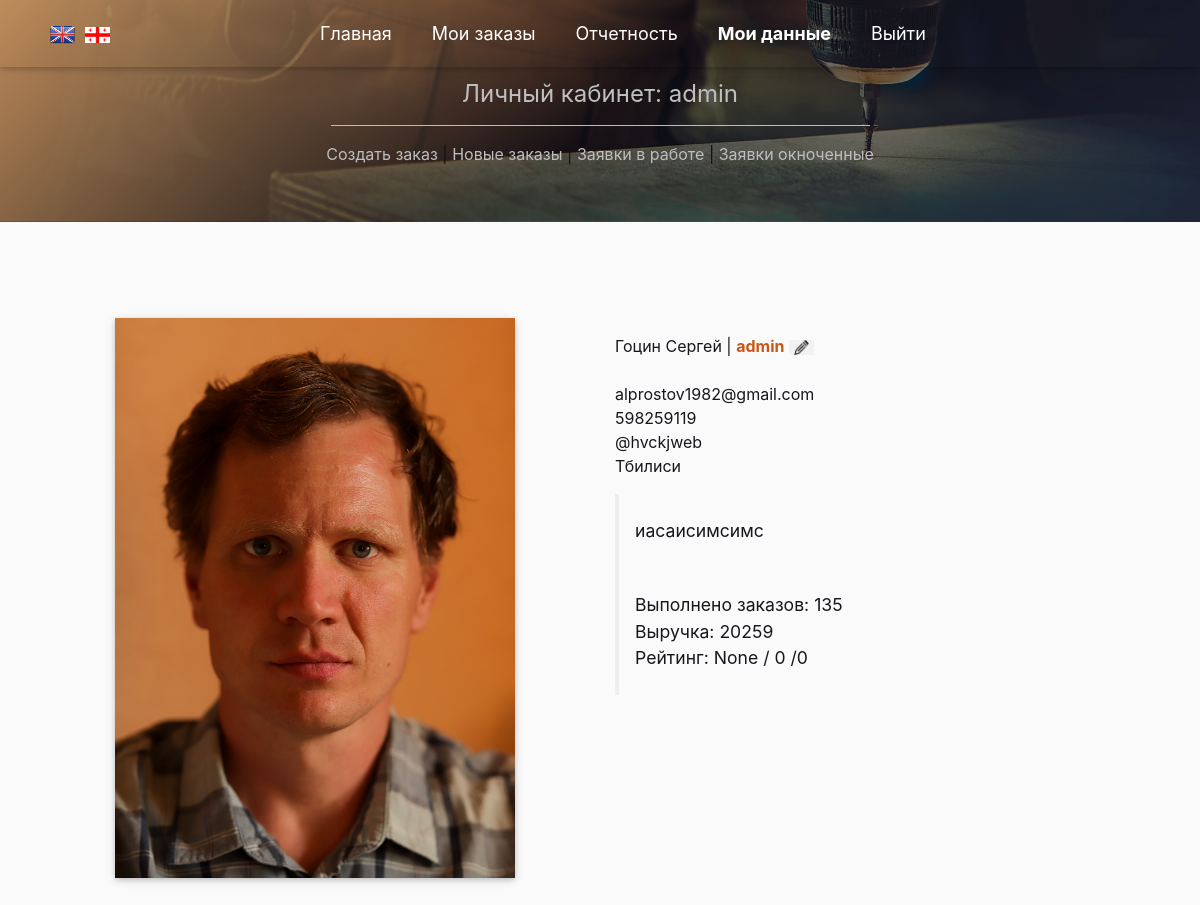
The page /user/51 (signed in) on the database as committed earlier.
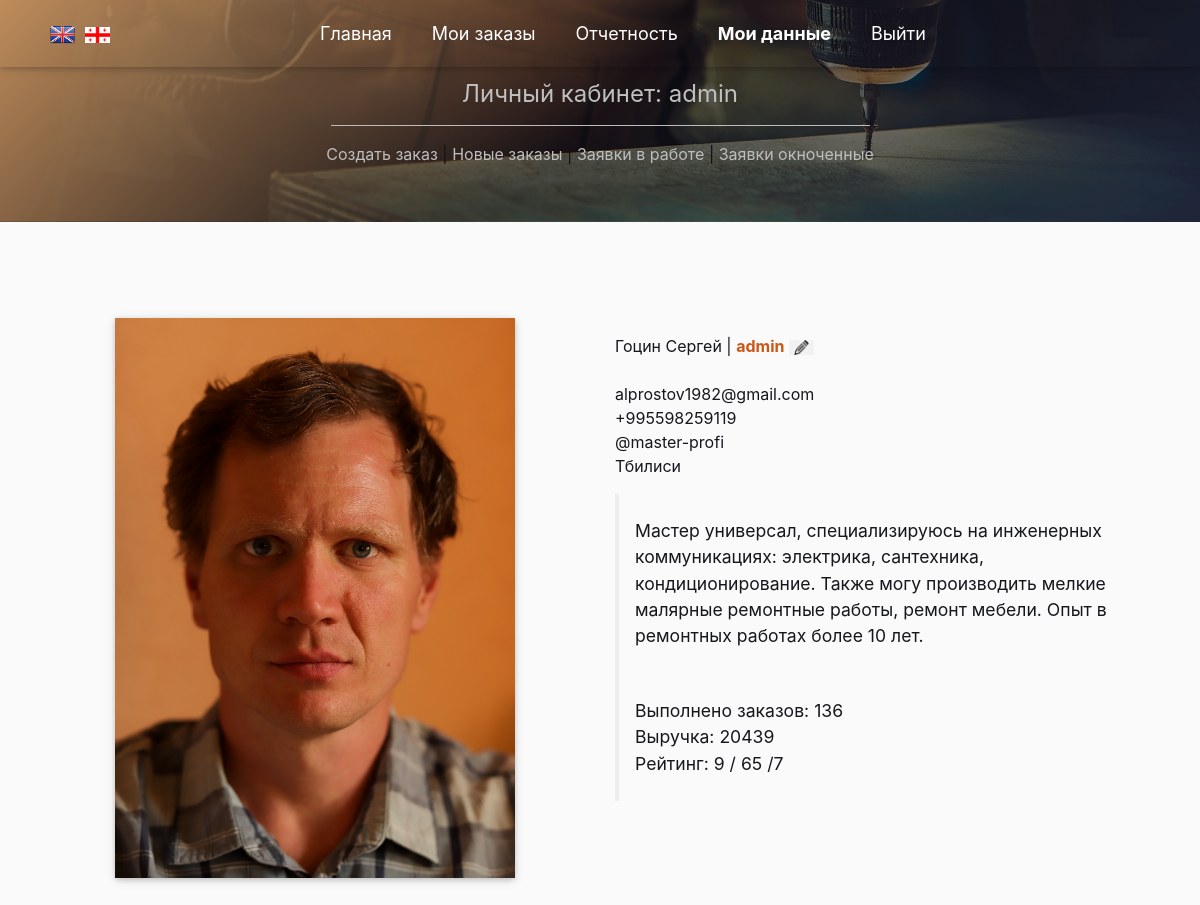
The same page on the database as committed later.
### app_site/models.py (models this page shows, shortened)
class RepairerList(models.Model):
    phone = models.CharField(validators=[phoneNumberRegex], max_length=16, unique=True, verbose_name='Телефон',
                             null=True, blank=True,)
    telegram = models.CharField(max_length=25, unique=True, verbose_name='Телеграм',
                             null=True, blank=True, )
    city = models.CharField(max_length=2, choices=CITY_CHOICES, default='TB')
    profile = models.CharField(max_length=1500, null=True, blank=True, verbose_name='О себе:')
    foto = models.ImageField(upload_to="images/", null=True, blank=True, verbose_name='Фотография:')
    rating_sum = models.IntegerField(default=0, blank=True, null=True)
    rating_num = models.IntegerField(default=0, blank=True, null=True)
    user = models.OneToOneField(User, on_delete=models.CASCADE, blank=True, null=True)
    class Meta:
        verbose_name = 'Мастера'
        verbose_name_plural = 'Мастера'

### app_site/views.py (the view)
# urls.py: path('user/<int:pk>', UserDetailInformation.as_view(), name='user'),
class UserDetailInformation(LoginRequiredMixin, DetailView):
    model = User
    template_name = 'repaier_update.html'
    form_class = UserRegisterForm
    success_url = reverse_lazy('')
    context_object_name = 'user'
    def get_context_data(self, **kwargs):
        context = super().get_context_data(**kwargs)
        context['profile'] = RepairerList.objects.annotate(raiting=F('rating_sum')/F('rating_num'))\
            .get(user=self.object)
        context['count'] =  OrderList.objects\
            .values('repairer_id')\
            .annotate(count=Count('repairer_id'))\
            .filter(repairer_id=self.request.user)
        context['sum'] = Invoice.objects\
            .values('order_id__repairer_id')\
            .annotate(count=Sum(F('price') * F('quantity')))\
            .filter(order_id__repairer_id=self.request.user)
        return context

### app_site/templatetags/custom_filters.py (called while the page is built)
@register.filter()
def choice_tag(value, A):
    try:
        if A == 'city':
            a = dict(CITY_CHOICES)
        elif A == 'status_order':
            a = dict(ORDER_STATUS)
        elif A == 'month':
            a = dict(MONTH)
        elif A == 'work_type':
            a = dict(WORK_CHOICES)
        return f'{a[value]}'
    except KeyError:
        return f''

### templates/repaier_update.html
{% extends 'flatpages/default_user.html' %}
{% load custom_filters %}
{% load custom_tags %}
{% block body %}
            <div class="row py-5 justify-content-md-center">
                <div class="col-lg-6 col-md-10 col-sm-12">
                    <img src="../media/{{ profile.foto|default:'images/1.jpg' }}" width="400"
                     alt="Муж на час" class="img-fluid z-depth-1 wow fadeInLeft" data-wow-delay="0.7s">
                </div>
                <div class="col-lg-6 col-md-10 col-sm-12 pt-3 wow fadeInRight" data-wow-delay="0.8s">
                    <p align="left">
                        {{ user.last_name }} {{ user.first_name }} | <strong class="mycolor"> {{ request.user.username }}</strong>
                        <a href="{% url 'update-user' profile.pk %}" class="mycolor" title="изменить данные"><img src="../media/images/change.png" width="25"></a><br></a><br>
                        {{ user.email }}<br>
                        {{ profile.phone }}<br>
                        {{ profile.telegram }}<br>
                        {{ profile.city|choice_tag:'city' }}<br>
                        <blockquote class="blockquote">
                    <p align="left">{{ profile.profile }}</p>
                            <p class="mb-0" align="left">Выполнено заказов: {{ count.0.count }}<br>
                                Выручка: {{ sum.0.count }} <br>
                                Рейтинг: {{ profile.raiting }} / {{ profile.rating_sum}} /{{ profile.rating_num}}
                            </p>
                        </blockquote>
                    </p>
{% endblock body %}

### templates/flatpages/default_user.html (shortened to what this page needs)
{% load static %}
<!doctype html>
<html lang="en">
  <head>
    <link rel="stylesheet" href="{% static 'css/mdb.min.css' %}">
    <link rel="stylesheet" href="{% static 'css/bootstrap.min.css' %}">
    <link rel="stylesheet" href="{% static 'css/fonts.css' %}">
    <link rel="stylesheet" href="{% static 'css/owl.carousel.min.css' %}">
    <link rel="stylesheet" href="{% static 'css/custom.css' %}">
  </head>
  <body>
{% url 'list_order' as the_url1 %}
{% url 'stat' as the_url2 %}
{% url 'user' request.user.id as the_url3 %}
    <nav id="navigation-menu" class="navbar fixed-top navbar-expand-lg navbar-dark scrolling-navbar">
        <div class="container">
		<a href='index-en.html'><img src="{% static 'images/flag_en.png' %}" class="flag"></a>
            <a href='index-ge.html'><img src="{% static 'images/flag_ge.png' %}" class="flag"></a>
            <div class="collapse navbar-collapse" id="navbarSupportedContent">
                <ul class="navbar-nav m-auto">
                    <li class="nav-item mr-4 active">
                        <a class="nav-link" href="{% url 'home' %}">Главная <span class="sr-only">(current)</span></a>
                    </li>
                    <li class="nav-item mr-4">
                        {% if the_url1 in request.get_full_path  %}
                        <a class="nav-link" href="{{ the_url1 }}"><b>Мои заказы</b></a>
                        {% else %}
                        <a class="nav-link" href="{{ the_url1 }}">Мои заказы</a>
                        {% endif %}
                    </li>
                    <li class="nav-item mr-4" class="nav-item mr-4">
                        {% if the_url2 in request.get_full_path  %}
                        <a class="nav-link"  href="{{ the_url2 }}"><b>Отчетность</b></a>
                        {% else %}
                        <a class="nav-link"  href="{{ the_url2 }}">Отчетность</a>
                        {% endif %}
                    </li>
                    <li class="nav-item mr-4">
                        {% if the_url3 in request.get_full_path  %}
                        <a class="nav-link" href="{{ the_url3 }}"><b>Мои данные</b></a>
                        {% else %}
                        <a class="nav-link" href="{{ the_url3 }}">Мои данные</a>
                        {% endif %}
                    </li>
                        {% if request.user.is_authenticated %}
                            <li class="nav-item mr-4">
                            <a class="nav-link" href="{% url 'logout' %}">Выйти</a>
                            </li>
                         {% endif %}
                </ul>
            </div>
        </div>
    </nav>
        <section id="section-0" class="bg_img sticky">
            <div class="container"><br>
                    <div class="text-center nav-link">
                        <h1 class="lead py-10" >Личный кабинет: {{ user.username }}</h1>
                        <hr class="hr-light-h">
                            <a href="#----"  onclick="show_create_order_form(document.getElementById('form'))"
                                                  id="link_create_order_form">Создать заказ</a> |
                            {% if request.GET.work_status == 'SND' %}
                            <a href="{% url 'list_order' %}?work_status=SND"><b>Новые заказы</b></a> |
                            {% else %}
                            <a href="{% url 'list_order' %}?work_status=SND">Новые заказы</a> |
                            {% endif %}
                            {% if request.GET.work_status == 'RCV' %}
                            <a href="{% url 'list_order'%}?work_status=RCV"><b>Заявки в работе</b></a> |
                            {% else %}
                            <a href="{% url 'list_order'%}?work_status=RCV">Заявки в работе</a> |
                            {% endif %}
                            {% if request.GET.work_status == 'END' %}
                            <a href="{% url 'list_order'%}?work_status=END"><b>Заявки окноченные</b></a>
                            {% else %}
                            <a href="{% url 'list_order'%}?work_status=END">Заявки окноченные</a>
                            {% endif %}
                        </div>
                    </div>
    </section>
    <section id="section-1">
        <div class="container">
            <div align="center">
                        {% block body %}
{% endblock body%}
            </div>
            </div>
        </div>
    </section>
  </body>
</html>

### static/css/custom.css (style rules this page uses)
* { margin: 0; padding: 0; }
:root { --text-color: #15171d; --span-color: #ca5718; }
body { color: var(--text-color); background-color: #fafafa; line-height: 1.5; font-size: 1rem; height: 100%; }
h1, h2, h3, h4, h5, h6 { font-weight: 500; }
.hr-light-h { width: 50%; border-top: 1px solid #fafafa; margin-left: 25%; }
a { color: fefefe; }
section { padding: 3rem 0px; }
.bg_img { background-image: linear-gradient(135deg, #febb79, rgba(0, 0, 0, 0.5), rgba(52, 72, 106, 0.3)), url('../images/master-na-chas_1.jpg'); background-repeat: no-repeat; background-position: center bottom; background-size: cover; width: 100%; filter: brightness(75%); }
.flag { width: 25px; margin-left: 5px; margin-right: 5px; }
.navbar { font-size: 18px; font-weight: 400; z-index: 1; box-shadow: 0 2px 5px 0 rgba(0, 0, 0, .16), 0 2px 10px 0 rgba(0, 0, 0, .12); z-index: 2; }
.navbar.navbar-dark .navbar-nav .nav-item.active > .nav-link { background-color: rgba(255, 255, 255, 0); }
a { text-decoration: none!important; color: fefefe; }
.mycolor { color: var(--span-color); }
.lead { font-size: 1.50rem; font-weight: 400; color: #fefefe; }
ul, ul.servicesLinks { list-style: none; }

### templates/flatpages/default_user.html (style rules this page uses)
.sticky { position: sticky; top: 0; }

Rows that differ between the two databases and show on the page:
changed RepairerList "Тбилиси": phone "598259119" → "+995598259119"; telegram "@hvckjweb" → "@master-profi"; profile "иасаисимсимс" → "Мастер универсал, специализируюсь на инженерных коммуникациях: электрика, сантехника, кондиционирование. Также могу производить мелкие малярные ремонтные работы, ремонт мебели. Опыт в ремонтных работах более 10 лет."; raiting "None" → "9"; rating_sum "0" → "65"; rating_num "0" → "7"
Other text that changed with them:
{{ count.0.count }}: "135" → "136"
{{ sum.0.count }}: "20259" → "20439"
